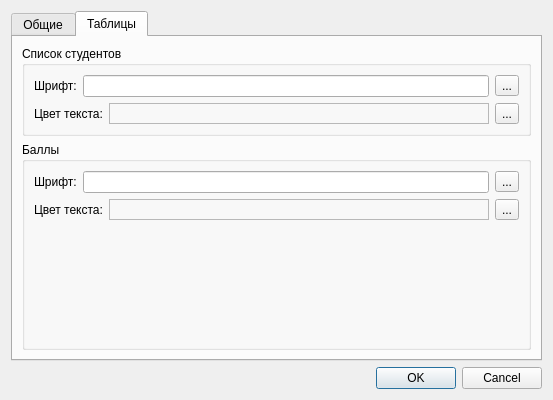
<?xml version="1.0" encoding="UTF-8"?>
<ui version="4.0">
 <class>OptionsDlg</class>
 <widget class="QDialog" name="OptionsDlg">
  <property name="geometry">
   <rect>
    <x>0</x>
    <y>0</y>
    <width>553</width>
    <height>400</height>
   </rect>
  </property>
  <property name="windowTitle">
   <string>Параметры</string>
  </property>
  <layout class="QVBoxLayout" name="verticalLayout">
   <item>
    <widget class="QTabWidget" name="tabWidget">
     <property name="currentIndex">
      <number>1</number>
     </property>
     <widget class="QWidget" name="tabAll">
      <attribute name="title">
       <string>Общие</string>
      </attribute>
     </widget>
     <widget class="QWidget" name="tabCels">
      <attribute name="title">
       <string>Таблицы</string>
      </attribute>
      <layout class="QVBoxLayout" name="verticalLayout_4">
       <item>
        <widget class="QGroupBox" name="stListGroupBox">
         <property name="title">
          <string>Список студентов</string>
         </property>
         <layout class="QVBoxLayout" name="verticalLayout_2">
          <item>
           <layout class="QHBoxLayout" name="horizontalLayout">
            <item>
             <widget class="QLabel" name="label">
              <property name="text">
               <string>Шрифт:</string>
              </property>
             </widget>
            </item>
            <item>
             <widget class="QLineEdit" name="font0LineEdit">
              <property name="frame">
               <bool>true</bool>
              </property>
              <property name="readOnly">
               <bool>true</bool>
              </property>
             </widget>
            </item>
            <item>
             <widget class="QToolButton" name="font0ToolButton">
              <property name="text">
               <string>...</string>
              </property>
             </widget>
            </item>
           </layout>
          </item>
          <item>
           <layout class="QHBoxLayout" name="horizontalLayout_2">
            <item>
             <widget class="QLabel" name="label_2">
              <property name="sizePolicy">
               <sizepolicy hsizetype="Fixed" vsizetype="Preferred">
                <horstretch>0</horstretch>
                <verstretch>0</verstretch>
               </sizepolicy>
              </property>
              <property name="text">
               <string>Цвет текста:</string>
              </property>
             </widget>
            </item>
            <item>
             <widget class="QLabel" name="color0Label">
              <property name="frameShape">
               <enum>QFrame::StyledPanel</enum>
              </property>
              <property name="frameShadow">
               <enum>QFrame::Sunken</enum>
              </property>
              <property name="midLineWidth">
               <number>0</number>
              </property>
              <property name="text">
               <string/>
              </property>
             </widget>
            </item>
            <item>
             <widget class="QToolButton" name="color0ToolButton">
              <property name="text">
               <string>...</string>
              </property>
             </widget>
            </item>
           </layout>
          </item>
         </layout>
        </widget>
       </item>
       <item>
        <widget class="QGroupBox" name="ballGroupBox">
         <property name="title">
          <string>Баллы</string>
         </property>
         <layout class="QVBoxLayout" name="verticalLayout_3">
          <item>
           <layout class="QHBoxLayout" name="horizontalLayout_3">
            <item>
             <widget class="QLabel" name="label_3">
              <property name="text">
               <string>Шрифт:</string>
              </property>
             </widget>
            </item>
            <item>
             <widget class="QLineEdit" name="font1LineEdit">
              <property name="readOnly">
               <bool>true</bool>
              </property>
             </widget>
            </item>
            <item>
             <widget class="QToolButton" name="font1ToolButton">
              <property name="text">
               <string>...</string>
              </property>
             </widget>
            </item>
           </layout>
          </item>
          <item>
           <layout class="QHBoxLayout" name="horizontalLayout_4">
            <item>
             <widget class="QLabel" name="label_4">
              <property name="sizePolicy">
               <sizepolicy hsizetype="Fixed" vsizetype="Preferred">
                <horstretch>0</horstretch>
                <verstretch>0</verstretch>
               </sizepolicy>
              </property>
              <property name="text">
               <string>Цвет текста:</string>
              </property>
             </widget>
            </item>
            <item>
             <widget class="QLabel" name="color1Label">
              <property name="frameShape">
               <enum>QFrame::StyledPanel</enum>
              </property>
              <property name="frameShadow">
               <enum>QFrame::Sunken</enum>
              </property>
              <property name="text">
               <string/>
              </property>
             </widget>
            </item>
            <item>
             <widget class="QToolButton" name="color1ToolButton">
              <property name="text">
               <string>...</string>
              </property>
             </widget>
            </item>
           </layout>
          </item>
          <item>
           <spacer name="verticalSpacer">
            <property name="orientation">
             <enum>Qt::Vertical</enum>
            </property>
            <property name="sizeHint" stdset="0">
             <size>
              <width>20</width>
              <height>40</height>
             </size>
            </property>
           </spacer>
          </item>
         </layout>
        </widget>
       </item>
      </layout>
     </widget>
    </widget>
   </item>
   <item>
    <widget class="QDialogButtonBox" name="buttonBox">
     <property name="orientation">
      <enum>Qt::Horizontal</enum>
     </property>
     <property name="standardButtons">
      <set>QDialogButtonBox::Cancel|QDialogButtonBox::Ok</set>
     </property>
    </widget>
   </item>
  </layout>
 </widget>
 <resources/>
 <connections>
  <connection>
   <sender>buttonBox</sender>
   <signal>accepted()</signal>
   <receiver>OptionsDlg</receiver>
   <slot>accept()</slot>
   <hints>
    <hint type="sourcelabel">
     <x>248</x>
     <y>254</y>
    </hint>
    <hint type="destinationlabel">
     <x>157</x>
     <y>274</y>
    </hint>
   </hints>
  </connection>
  <connection>
   <sender>buttonBox</sender>
   <signal>rejected()</signal>
   <receiver>OptionsDlg</receiver>
   <slot>reject()</slot>
   <hints>
    <hint type="sourcelabel">
     <x>316</x>
     <y>260</y>
    </hint>
    <hint type="destinationlabel">
     <x>286</x>
     <y>274</y>
    </hint>
   </hints>
  </connection>
 </connections>
</ui>
